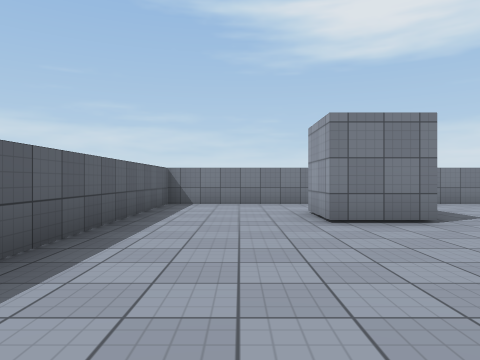
view 1 (above)

23 first-person views from a walk through a Unity game level. The camera is 1.2 m above the floor, looks level and sees 70° across. The floor is counted in squares, 2 m on a side. Each view is taken from the middle of a square. On the plan, view 1 faces up. The plan holds only what a view shows up to about 10 squares ahead; the rest is blank. The place goes on beyond the plan. The player is left out. Surface patterns are stand-ins for the level's own textures.

view 2
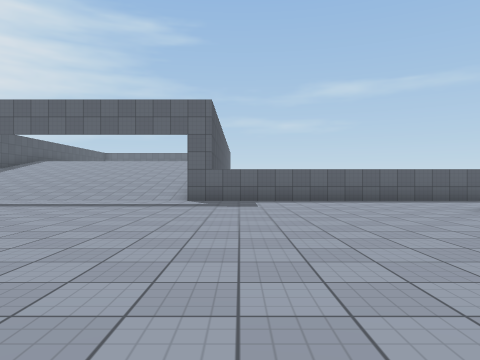

view 3
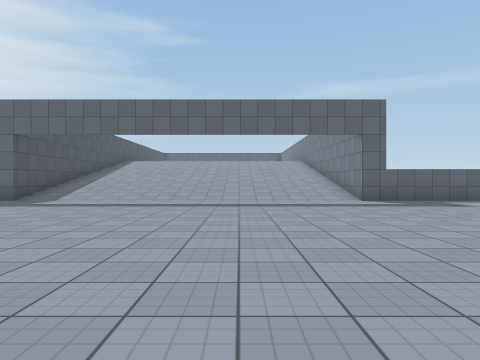

view 4
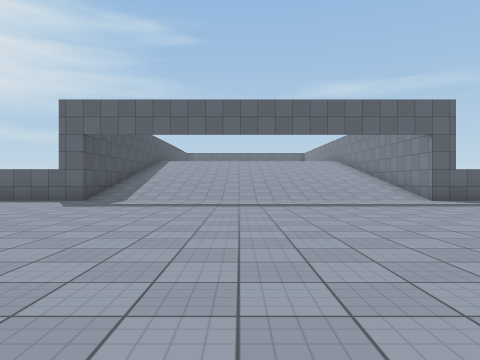

view 5
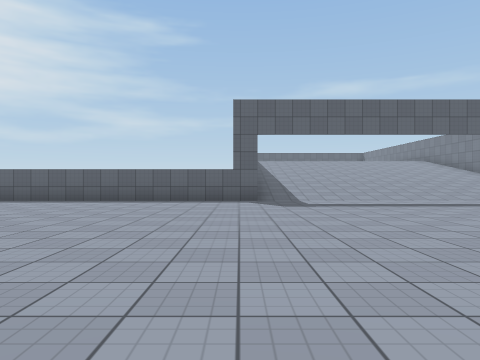

view 6
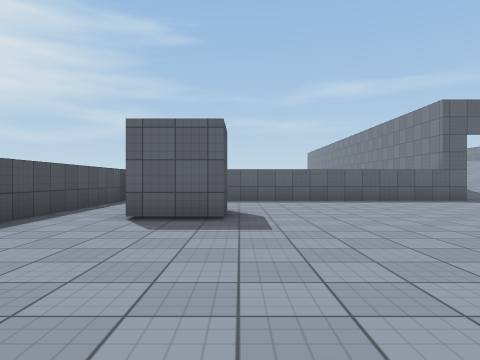

view 7
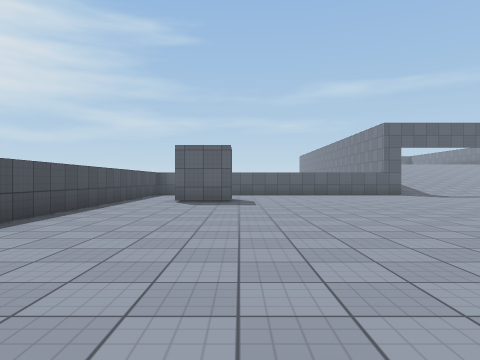

view 8
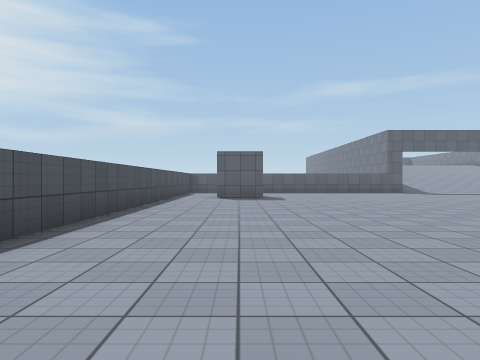

view 9
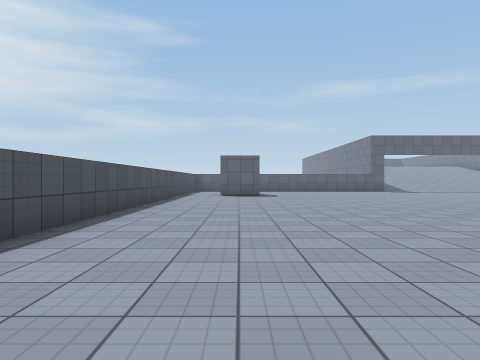

view 10
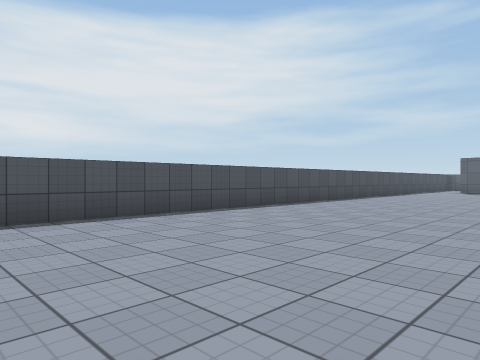

view 11
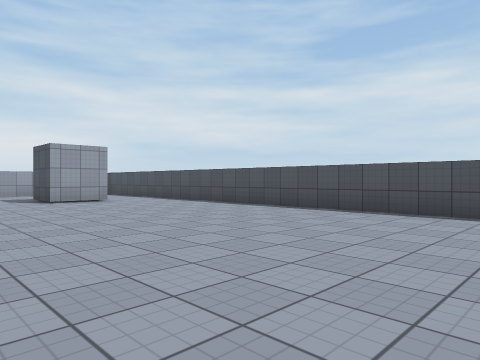

view 12
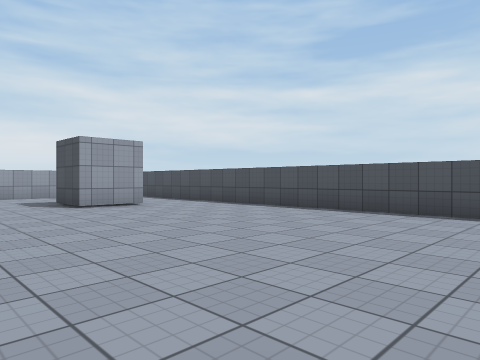

view 13
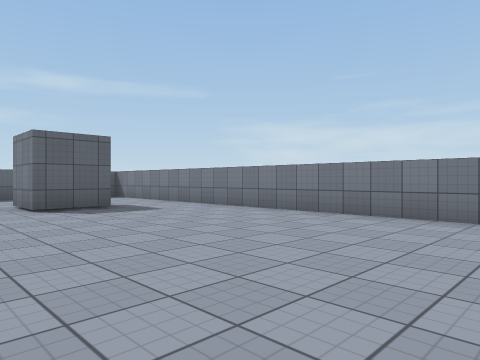

view 14
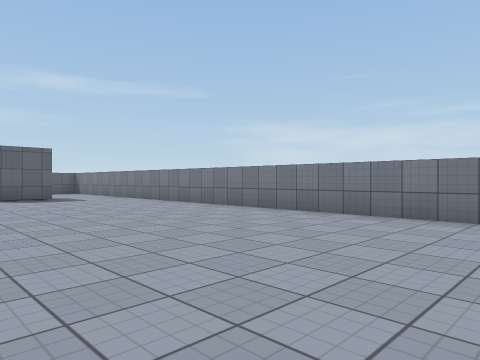

view 15
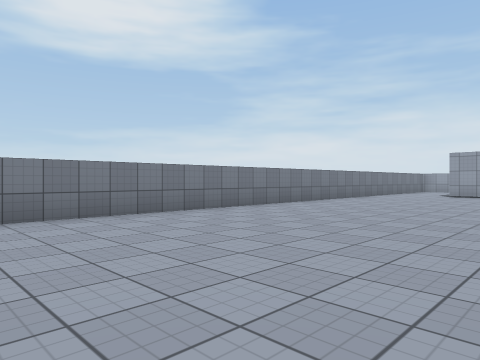

view 16
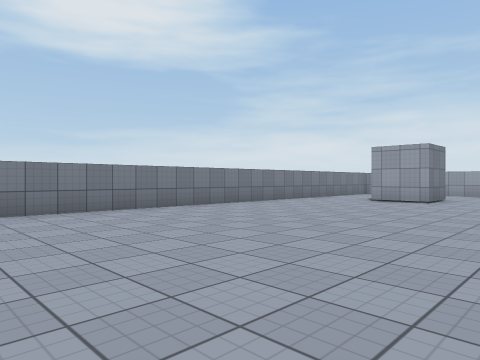

view 17
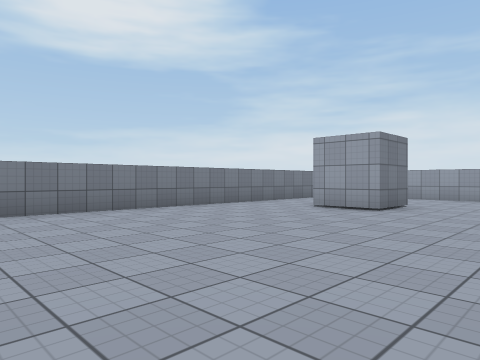

view 18
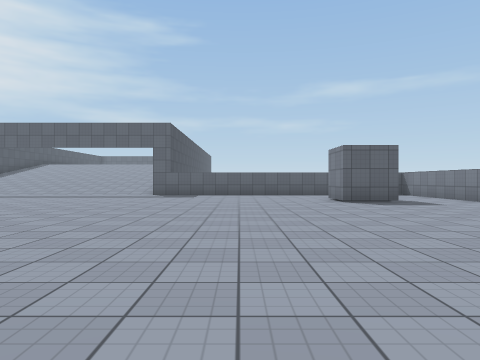

view 19
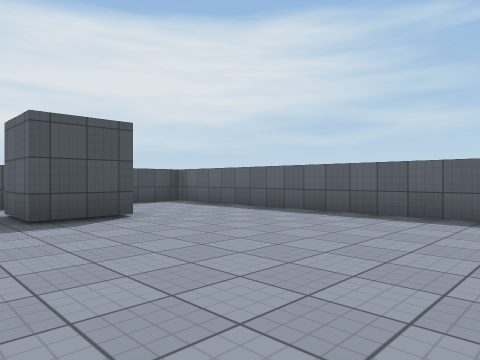

view 20
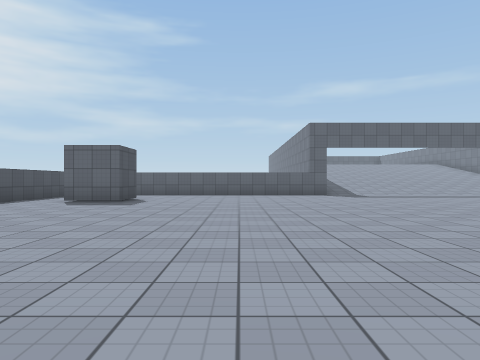

view 21
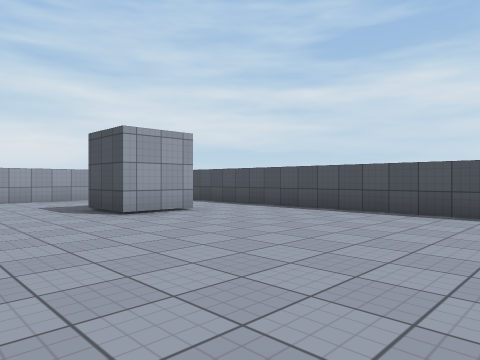

view 22
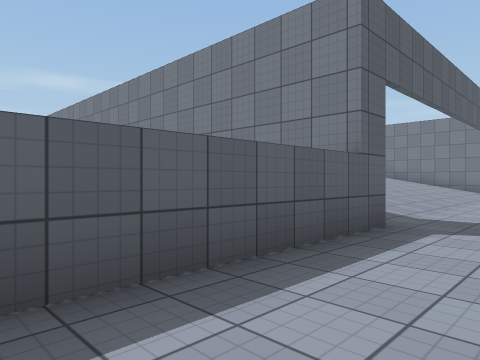

view 23
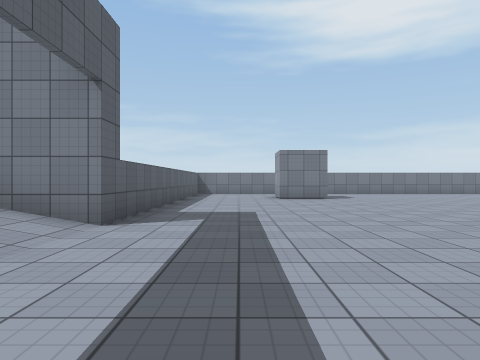

### Floor plan
Points are (right, up) in squares from view 1. A wall is a line through its corners. A room is listed if a view was taken in it or the views show most of it. See-through windows are left out.
Room 1 (views 1, 2, 3, 4, 5, 6, 7, 8, 9, 10, 11, 12, 13, 14, 15, 16, 17, 18, 19, 20, 21, 22, 23)
walls: (-1.8, -11.4) (-1.8, -21.3) (24.5, -21.3); (1.2, -18.2) (2.8, -18.2) (2.8, -19.8); (2.8, 6.4) (2.8, 4.8) (1.3, 4.8) (1.3, 6.2); (23.6, -19.2) (23.6, -17.8) (24.5, -17.8); (24.5, 4.8) (23.6, 4.8) (23.6, 6.4); (24.5, 8.6) (-1.8, 8.6) (-1.8, -1.5) (-2.5, -1.5)

Where each view was taken, in squares from view 1:
view 1: 0 up, 0 right, facing up
view 2: 0 up, 8 right, facing left
view 3: 5 down, 8 right, facing left
view 4: 7 down, 8 right, facing left
view 5: 12 down, 8 right, facing left
view 6: 18 down, 8 right, facing left
view 7: 18 down, 12 right, facing left
view 8: 19 down, 14 right, facing left
view 9: 19 down, 16 right, facing left
view 10: 16 down, 20 right, facing down-left
view 11: 15 down, 14 right, facing down-right
view 12: 15 down, 16 right, facing down-right
view 13: 3 up, 10 right, facing up-left
view 14: 3 up, 14 right, facing up-left
view 15: 3 up, 10 right, facing up-right
view 16: 2 up, 14 right, facing up-right
view 17: 2 up, 17 right, facing up-right
view 18: 2 up, 12 right, facing left
view 19: 13 down, 4 right, facing down-left
view 20: 15 down, 12 right, facing left
view 21: 15 down, 18 right, facing down-right
view 22: 16 down, 0 right, facing up-left
view 23: 6 down, 0 right, facing up
